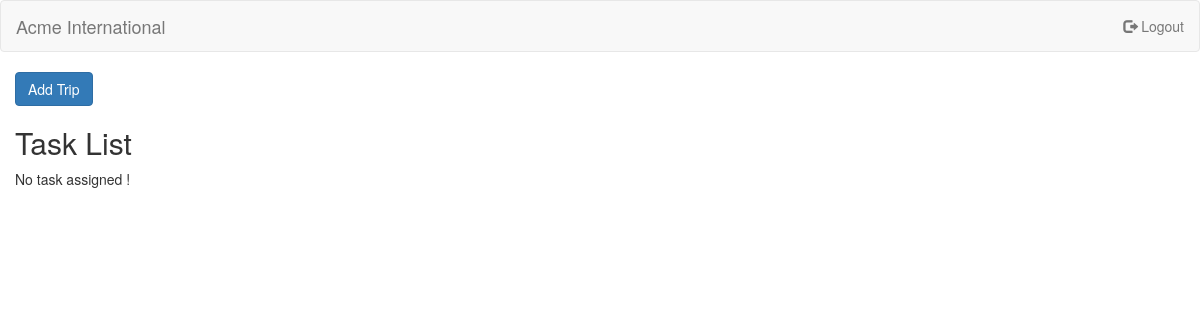
Before: /homepage/ (signed in) with the older database file.
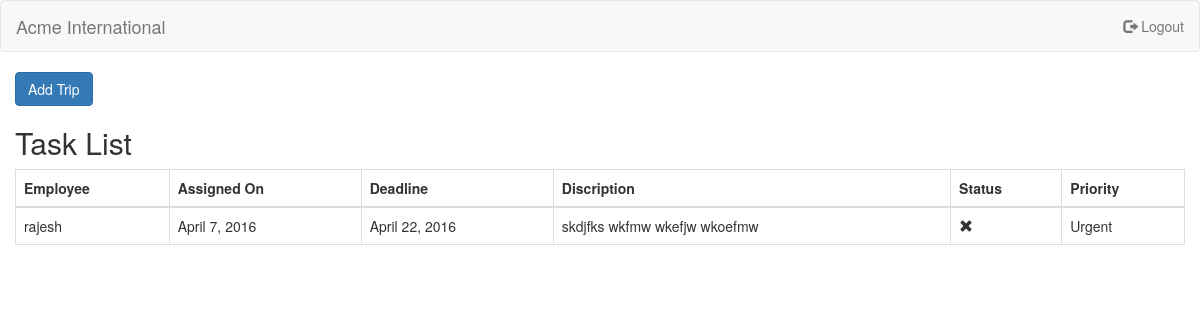
After: the same page with the newer database file.
### homepage/models.py (models this page shows, shortened)
class Task (models.Model):
	assigned_to = models.ForeignKey(User)
	task_description = models.TextField()
	assigned_on = models.DateField(default=datetime.date.today)
	deadline = models.DateField()
	status = models.BooleanField(default=False)
	priority_choice = (('Important','Important'),('Urgent','Urgent'),('Normal Priority','Normal Priority'))
	priority = models.CharField(max_length=20,choices=priority_choice,default='Normal Priority')

### homepage/views.py (the view, shortened to what this page needs)
def index(request):
	if request.user.is_authenticated():
		user_logged = request.user
		group_logged = user_logged.groups.all()
		if group_logged[0].id == 2:
			return redirect ('/admin')
		else:
			task_list = Task.objects.filter(assigned_to=user_logged)
			return render(request,'homepage/success.html',{'task_list':task_list})

### homepage/templates/homepage/success.html (shortened to what this page needs)
<!DOCTYPE html>
<html>
{% load staticfiles %}
<head>
	<link rel="stylesheet" href="http://maxcdn.bootstrapcdn.com/bootstrap/3.3.6/css/bootstrap.min.css">
</head>
<body>
	<nav class="navbar navbar-default">
	  <div class="container-fluid">
	    <div class="navbar-header">
	      <a class="navbar-brand" href="#">Acme International</a>
	    </div>
	    <ul class="nav navbar-nav navbar-right">
      <li><a href="{% url 'logout_user' %}"><span class="glyphicon glyphicon-log-out"></span> Logout</a></li>
    </ul>
	  </div>
	</nav>
	<div class="container-fluid">
		<a href="/admin/logistics/trip/add/" class="add-trip"><button type="button" class="btn btn-primary">Add Trip</button></a>
		<h2>Task List</h2>
		{% if task_list %}
	  <table class="table table-hover table-bordered">
	    <thead>
	      <tr>
	        <th>Employee</th>
	        <th>Assigned On</th>
	        <th>Deadline</th>
	        <th>Discription</th>
	        <th>Status</th>
	        <th>Priority</th>
	      </tr>
	    </thead>
	    <tbody>
	    	{% for task in task_list %}
	      <tr>
	        <td>{{task.assigned_to}}</td>
	        <td>{{task.assigned_on}}</td>
	        <td>{{task.deadline}}</td>
	        <td>{{task.task_description}}</td>
	        {% if not task.status %}
	        <td><span class="glyphicon glyphicon-remove"></span></td>
	        {% else %}
	        <td><span class="glyphicon glyphicon-ok"></span></td>
	        {% endif %}
	        <td>{{task.priority}}</td>
	      </tr>
	      {% endfor %}
	    </tbody>
	  </table>
	  {% else %}
	  <p>No task assigned !</p>
	  {% endif %}
	</div>
</body>
</html>

Changed rows visible on the page:
added Task: assigned_to "rajesh", assigned_on "April 7, 2016", deadline "April 22, 2016", task_description "skdjfks wkfmw wkefjw wkoefmw", status False (drawn), priority "Urgent"
Other visible differences:
text no longer shown: "No task assigned !"
text now shown: "Employee Assigned On Deadline Discription Status Priority"
